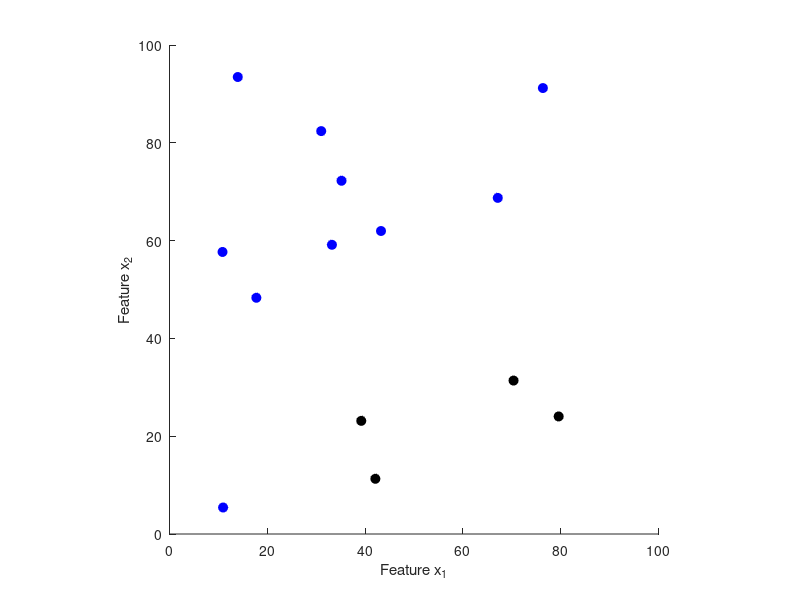

Here is the MATLAB script that generated this plot:
% Data from Ben-Hur et al. (2008), PLoS Computational Biology.
DAT = [13.9562   93.4537  -1;
       10.8420   57.6749  -1;
       10.9573    5.4176  -1;
       31.0265   82.3928  -1;
       17.7624   48.3070  -1;
       35.1788   72.2348  -1;
       33.2180   59.1422  -1;
       43.2526   61.9639  -1;
       67.1280   68.7359  -1;
       76.3552   91.1964  -1;
       39.2157   23.1377   1;
       42.0992   11.2867   1;
       70.3576   31.3770   1;
       79.5848   24.0406   1];

fh1 = figure; hold on
for ii = 1:size(DAT,1)
  marker_color = 'black';
  if (DAT(ii,3) == -1), marker_color = 'blue'; end
  plot(DAT(ii,1), DAT(ii,2), 'ow', 'MarkerFaceColor', marker_color, 'MarkerSize', 8); axis square
end
axis([0 100 0 100])
xlabel('Feature x_1')
ylabel('Feature x_2')
